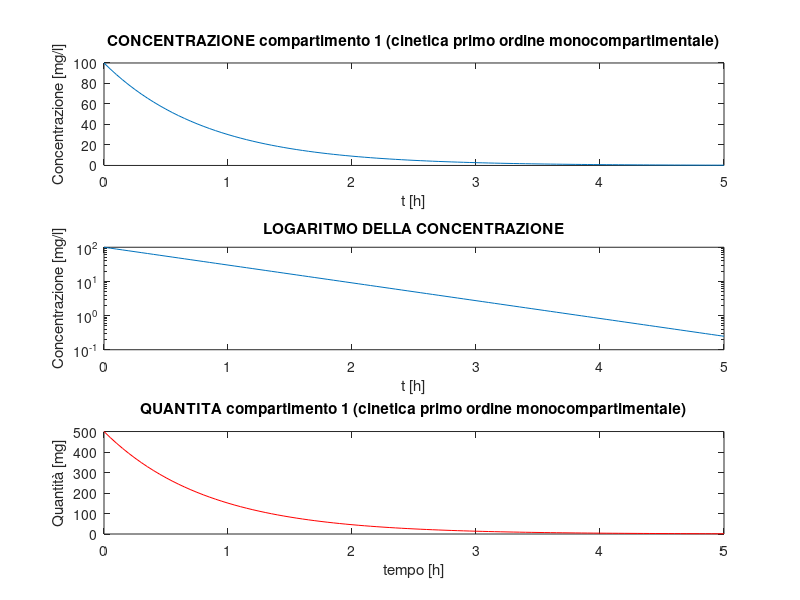
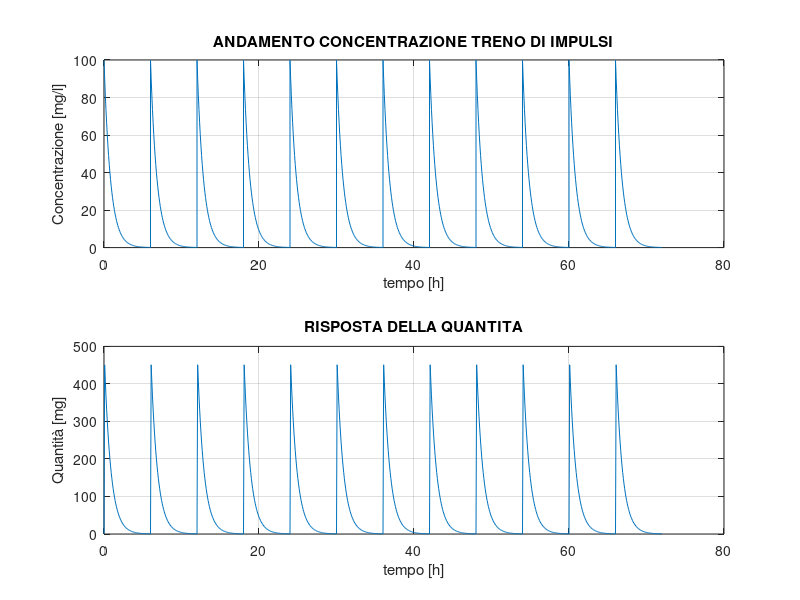
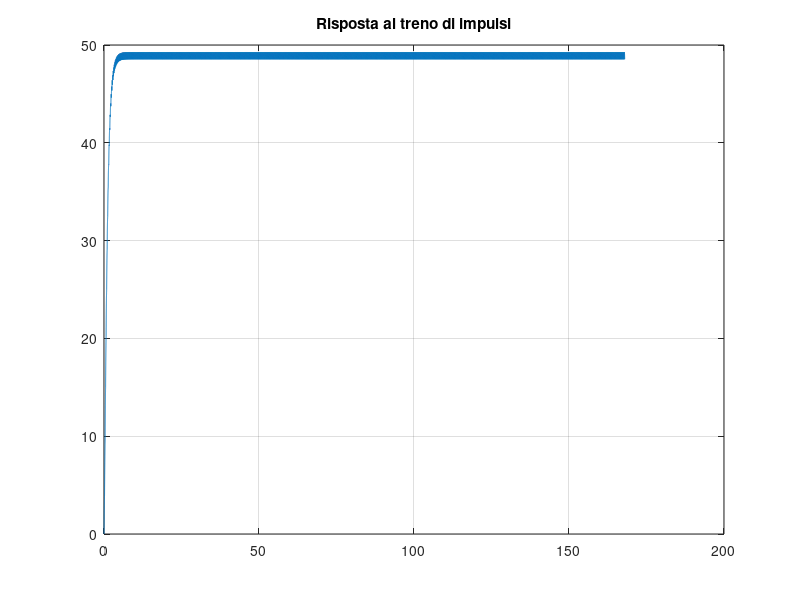

Source code (MATLAB) for these figures, in order:
%% ES 5
clear 
close all
% MODELLO MONOCOMPARTIMENTALE

% SOMMINISTRAZIONE BOLO

% INGRESSO ESOGENO

D_es = 500;        %[mg]

% VOLUME COMPARTIMENTO 1

V1 = 5;          %[l]

%  COSTANTE DI ELIMINAZIONE k01

k01 = 1.2;      %[h^-1]

% IMPOSTO IL SISTEMA

A1 = -k01;
B1 = D_es;
C1 = 1/V1;
D1 = 0;

Sistema1 =ss (A1,B1,C1,D1);

[Concentrazione,Tempo] = impulse(Sistema1);  % [mg/l] , [h]

Q1=V1.*Concentrazione;

%  GRAFICO Concentrazione

figure(1)
subplot(3,1,1)
plot(Tempo,Concentrazione)

title('CONCENTRAZIONE compartimento 1 (cinetica primo ordine monocompartimentale)');
xlabel('t [h]');
ylabel('Concentrazione [mg/l]');

% GRAFICO log(Concentrazione)

subplot(3,1,2)

% CONVERTO SU SCALA LOGARITMICA

semilogy(Tempo,Concentrazione)

title('LOGARITMO DELLA CONCENTRAZIONE');
xlabel('t [h]');
ylabel('Concentrazione [mg/l]');

% UNA SOLA PENDENZA ---> UNA SOLA COSTANTE (k01) DI ELIMINAZIONE

%GRAFICO Q1

subplot(3,1,3)


plot(Tempo,Q1,"Color",[1 0 0])
title('QUANTITA compartimento 1 (cinetica primo ordine monocompartimentale)');
xlabel('tempo [h]');
ylabel('Quantità [mg]');

%% 
ampiezzaImpulsi=(max(Concentrazione)-min(Concentrazione))/(C1*B1); %quantita di farmaco da iniettaare, le ottengo con formule di lagrange
periodo=6;
numeroImpulsi=12;
durata=3*24;

t = linspace(0,periodo,durata);
x = 0;
Y = [];
X = [];
T = [];
for i = 1:numeroImpulsi
   [yl,tl,xl] = initial(Sistema1,x,t);
   [yf,tf,xf] = impulse(Sistema1*ampiezzaImpulsi,t);
   Y = [Y; yl+yf];
   X = [X; xl+xf];
   T = [T t+periodo*(i-1)];
   x = xf(end,:) + xl(end,:);
end

figure(3)
subplot(2,1,1)
plot(T,Y), grid on
title('ANDAMENTO CONCENTRAZIONE TRENO DI IMPULSI')
xlabel('tempo [h]');
ylabel('Concentrazione [mg/l]');

subplot(2,1,2)
plot(T,X), grid on
title('RISPOSTA DELLA QUANTITA')
xlabel('tempo [h]');
ylabel('Quantità [mg]');


%% A)

tau1 = 1/k01; % [h]

% IL TEMPO DI ELIMINAZIONE SARA' 5*TAU

tempo_eliminazione = 5*tau1;

% IL TEMPO DI ELIMINAZIONE DIPENDE DI FATTO DALLA COSTANTE DI ELIMINAZIONE
% k01, PIU' SARA' ELEVATA PIU' IL TEMPO DI ELIMINAZIONE SARA' RAPIDO

%% B)

CSS = D_es/(V1*k01*periodo);

%% C) FOGLIO

%% D)


% Somministrazione ORALE

V2 = 5;         %[l]

k01 = 1.2;      %[h^-1]
k02 = 1.2;      %[h^-1]
k21 = 2.2;      %[h^-1]

D_es = 500;     %[mg] bolo per via orale 

A2 = [-(k01+k21),  0; k21,  -k02];
B2 = [1;0];
C2 = [0, 1/V2];
D  = 0;

% usando il modello compartimentale del es 2
% varia la matrice B quindi rifaccio il sistema
% A1 C1 D1 rimagono le stesse e quindi le riciclo
% la durata totale è invariata = 7 gg
% la concentrazione rimane 50 mg/l
% con una variazione 10%


FRAZIONE_K= (k21/(k02-k01-k21));

% uno dei due non è esponenziale quindi non posso fare nulla 
% vafo a tentativi

SYSor = ss(A2,B2,C2,D);
durata_tot = 24*7;        % 7 giorni
AI_orale = 50/0.647;          % a tentativi
Tdecad_orale = 0.17;        % a tentativi
f_orale = 1/Tdecad_orale;
NI_orale = durata_tot/Tdecad_orale;

tor = linspace(0,Tdecad_orale,durata_tot);
xor = [0 0];
Yor = [];
Xor = [];
Tor = [];
for i = 1:NI_orale
   [ylor,tlor,xlor] = initial(SYSor,xor,tor);
   [yfor,tfor,xfor] = impulse(SYSor*AI_orale,tor);
   Yor = [Yor; ylor+yfor];
   Xor = [Xor; xlor+xfor];
   Tor = [Tor tor+Tdecad_orale*(i-1)];
   xor = xfor(end,:) + xlor(end,:);
end

figure(15)
plot(Tor,Yor)
grid on
title('Risposta al treno di impulsi')









